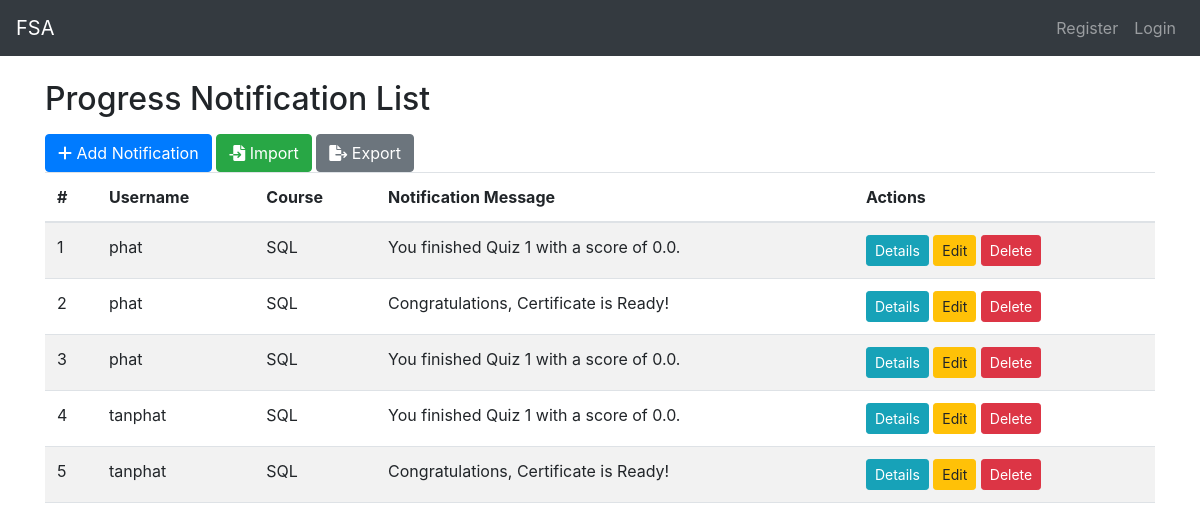
/progress_notification, run on the app's committed database.
### progress_notification/models.py (models this page shows)
class ProgressNotification(models.Model):
    user = models.ForeignKey(User, on_delete=models.CASCADE)
    course = models.ForeignKey(Course, on_delete=models.SET_NULL, null=True, blank=True)
    notification_message = models.CharField(max_length=255, blank=True, null=True)
    notification_date = models.DateTimeField(auto_now_add=True)
    is_read = models.BooleanField(default=False)

### user/models.py (models this page shows)
class User(AbstractUser):
    date_joined = models.DateTimeField(auto_now_add=True)
    training_programs = models.ManyToManyField(TrainingProgram, blank=True)
    modules = models.ManyToManyField(Module, related_name='assigned_users', blank=True)
    groups = models.ManyToManyField(
        Group,
        blank=True,
        help_text='The groups this user belongs to.',
        verbose_name='groups',
        related_name='custom_user_groups',
    )
    user_permissions = models.ManyToManyField(
        Permission,
        blank=True,
        help_text='Specific permissions for this user.',
        verbose_name='user permissions',
        related_name='custom_user_permissions',
    )

### course/models.py (models this page shows, shortened)
class Course(models.Model):
    course_name = models.CharField(max_length=255, unique=True)
    course_code = models.CharField(max_length=20, unique=True, blank=True, null=True)
    description = models.TextField(blank=True, null=True)
    creator = models.ForeignKey(settings.AUTH_USER_MODEL, on_delete=models.SET_NULL, null=True, blank=True, related_name='created_courses')
    instructor = models.ForeignKey(settings.AUTH_USER_MODEL, on_delete=models.SET_NULL, null=True, blank=True, related_name='taught_courses')
    published = models.BooleanField(default=True)
    prerequisites = models.ManyToManyField('self', symmetrical=False, blank=True, related_name='is_prerequisite_for')
    tags = models.ManyToManyField('Tag', blank=True, related_name='courses')
    image = models.ImageField(upload_to='course_images/', null=True, blank=True)
    def __str__(self):
        return self.course_name

### progress_notification/views.py (the view)
# urls.py: path('', views.progress_notification_list, name='progress_notification_list'),
def progress_notification_list(request):
    progress_notification = ProgressNotification.objects.all()
    return render(request, 'progress_notification_list.html', {'progress_notification': progress_notification})

### progress_notification/templates/progress_notification_list.html (shortened to what this page needs)
{% extends 'base.html' %}
{% load static %}
{% block content %}
<div class="container mt-4">
    <h2>Progress Notification List</h2>
    <div class="mt-3">
        <a href="{% url 'progress_notification:progress_notification_add' %}" class="btn btn-primary" title="Add New Notification" data-toggle="tooltip">
          <i class="fas fa-plus"></i> Add Notification
        </a>
        <button class="btn btn-success" title="Import Notification from Excel" data-toggle="modal" data-target="#importModal" data-toggle="tooltip">
          <i class="fas fa-file-import"></i> Import
        </button>
        <a href="{% url 'progress_notification:export_progress_notification' %}" class="btn btn-secondary" title="Export Notification to Excel" data-toggle="tooltip">
          <i class="fas fa-file-export"></i> Export
        </a>
      </div>
    <table class="table table-striped">
        <thead>
            <tr>
                <th>#</th>
                <th>Username</th>
                <th>Course</th>
                <th>Notification Message</th>
                <th>Actions</th>
            </tr>
        </thead>
        <tbody>
            {% for notification in progress_notification %}
            <tr>
                <td>{{ forloop.counter }}</td>
                <td>{{ notification.user }}</td>
                <td>{{ notification.course }}</td>
                <td>{{ notification.notification_message }}</td>
                <td>
                    <a href="{% url 'progress_notification:progress_notification_detail' notification.id %}" class="btn btn-info btn-sm">Details</a>
                    <a href="{% url 'progress_notification:progress_notification_edit' notification.id %}" class="btn btn-warning btn-sm">Edit</a>
                    <a href="{% url 'progress_notification:progress_notification_delete' notification.id %}" class="btn btn-danger btn-sm">Delete</a>
                </td>
            </tr>
            {% endfor %}
        </tbody>
    </table>
</div>
{% endblock %}

### data on the page
ProgressNotification: user "phat", course "SQL", notification_message "You finished Quiz 1 with a score of 0.0."
ProgressNotification: user "phat", course "SQL", notification_message "Congratulations, Certificate is Ready!"
ProgressNotification: user "phat", course "SQL", notification_message "You finished Quiz 1 with a score of 0.0."
ProgressNotification: user "tanphat", course "SQL", notification_message "You finished Quiz 1 with a score of 0.0."
ProgressNotification: user "tanphat", course "SQL", notification_message "Congratulations, Certificate is Ready!"
